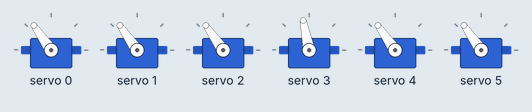
This sketch was run on a simulated Arduino Uno, built with avr-gcc and run on an emulated ATmega328P. On the bench: 6 × servo. What the sketch prints to the serial monitor is not drawn.

Above: at 3.05 s.
Timing chart, 0 to 7.6 s (numbered marks = the images above):
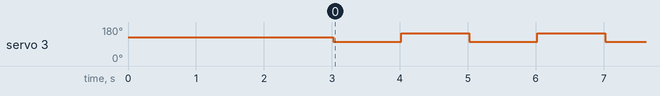

Measured:
- by itself, servo 3: alternates 148° for 1.0 s and 101° for 1.0 s

The sketch:

program_robot.ino
```cpp
#include <Wire.h>
#include <Adafruit_PWMServoDriver.h>

#define SERVOMIN  150
#define SERVOMAX  600
#define USMIN  600
#define USMAX  2400
#define SERVO_FREQ 50


Adafruit_PWMServoDriver pwm = Adafruit_PWMServoDriver();

void move(int servo_i, int degrees) {
  int pulseLen = map(degrees, 0, 180, SERVOMIN, SERVOMAX);
  Serial.print("Ustawiam servo "); Serial.print(servo_i); Serial.print(" na "); Serial.print(pulseLen); Serial.println("");
  pwm.setPWM(servo_i, 0, pulseLen);
}

void setup() {
  // put your setup code here, to run once:
  Serial.begin(9600);
  Serial.println("Setup");

  pwm.begin();

  pwm.setPWMFreq(SERVO_FREQ);


  //for (char servo_n = 0; servo_n < 6; servo_n++) {
  //  pwm.setPWM(servonum, 0, pulselen);
  //}

  move(0, 90);
  delay(500);
  move(1, 90);
  delay(500);
  move(2, 90);
  delay(500);
  move(3, 90);
  delay(500);
  move(4, 90);
  delay(500);
  move(5, 90);
  delay(500);

  delay(10);
}

void loop() {
  // put your main code here, to run repeatedly:

  move(3, 70);
  delay(1000);
  move(3, 110);
  delay(1000);
}
```
